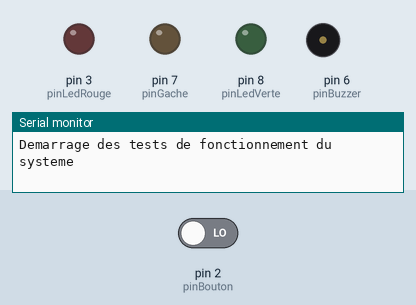
Recording of a sketch running on a simulated Arduino Uno, built for the host (arithmetic inside an expression is 32-bit, double 64-bit). Shown: output pins drawn as LEDs (lit = HIGH), buzzer (waves = sounding, pin HIGH), the last lines printed to the serial monitor. The test bench sets the inputs (shaded band); at power-on: pin 2 (pinBouton) LOW. WiFi joins after 1.5 s; servers stay silent unless stated; uploads are accepted with an empty reply.

Above: at 0.1 s.
At 6.5 s:
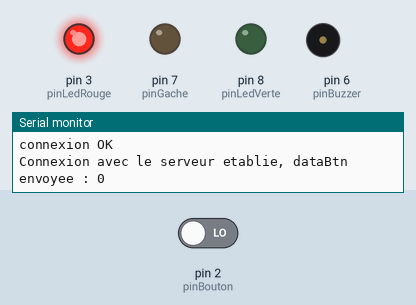
Timing chart, 0 to 8.0 s (numbered marks = the images above):
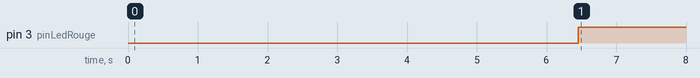

Measured:
- by itself, pin 3 (pinLedRouge): LOW → HIGH at 6.5 s

The sketch:

Programme-Serrure_sans_contact.ino
```cpp
//Introduction des librairies
#include <SoftwareSerial.h>
#include <SPI.h>
#include <Ethernet2.h>

// Initialisation des chaines de caractères
String txt = "";
String data = "";

// Déclaration des constantes (broches des composants)
const int pinBuzzer = 6;
const int pinLedRouge = 3;
const int pinLedVerte = 8;
const int pinGache = 7;
const int pinBouton = 2;

// Déclaration des variables
int dataB = 0;
int dataBtn = 0;
int positiondata = 0;
int debutdata = 0;
int findata = 0;
int dataE = 0;

// Définition des broches nécéssaires pour la communication bluetooth
#define BT_TX 4
#define BT_RX 5

// Initialisation de la variable correspondant à l'adresse MAC du shield Ethernet
byte mac[] = {0x90, 0xA2, 0xDA, 0x10, 0x09, 0x99};

// Initialisation de la variable correspondant à l'adresse IP du serveur
char server[] = "example.com";

// Initialisation du liaison Ethernet
EthernetClient client;

// Initialisation de la liaison série nécéssaire pour la communication bluetooth
SoftwareSerial mySerial(BT_RX, BT_TX);

// Initialisation du système
void setup() {

  // Démarrage de la liaison série
  Serial.begin(9600);

  // Démarrage de la liaison série bluetooth
  mySerial.begin(9600);

  // Déclaration de l'état des composants
  pinMode(pinBuzzer, OUTPUT);
  pinMode(pinLedRouge, OUTPUT);
  pinMode(pinLedVerte, OUTPUT);
  pinMode(pinGache, OUTPUT);
  pinMode(pinBouton, INPUT);

  // Démarrage des tests de fonctionnement
  Serial.println("Demarrage des tests de fonctionnement du systeme");

  // Test de l'adresse MAC
  if (Ethernet.begin(mac) == 0) {
    Serial.println("Adresse MAC non renseignee ou fausse");
    //Signifie une durée infinie
    for (;;);
  }

  //Réinitialiser une seconde fois la carte Ethernet
  delay(1000);
  Serial.println("connexion...");

  // Test de récupération de la donnée dataE provenant du serveur alwaysdata
  if (client.connect(server, 80)) {
    Serial.println("connexion OK");
    //Faire une requête HTTP sur le serveur afin de récupérer la donnée de déverrouillage de la gache
    client.println("GET /data.txt HTTP/1.1");
    client.println("Host: texierelevesinrabelais.alwaysdata.net");
    Serial.println("Connexion avec le serveur etablie, dataE recuperee");
    client.println();
  }

  else {
    Serial.println("Echec de la connexion au serveur, dataE non recue");
  }

  dataBtn = digitalRead(pinBouton);

  //Test de l'envoie de la donnée dataBtn sur le serveur alwaysdata
  if (client.connect(server, 80)) {
    Serial.println("connexion OK");
    //Affectation de la variable correspondant à l'état du capteur de position sur le serveur grâce à une requette HTTP
    client.print("GET /posporte.php?DATA=");
    client.print(dataBtn);
    client.println(" HTTP/1.1");
    client.println("Host: texierelevesinrabelais.alwaysdata.net");
    Serial.print("Connexion avec le serveur etablie, dataBtn envoyee : ");
    Serial.println(dataBtn);
    client.println();
  }

  else {
    Serial.println("Echec de la connexion au serveur, dataBtn non envoyee");
  }

  // Effacer toutes les informations stockées en mémoire sur la carte pour libérer l'espace
  Serial.println("fin des tests de fonctionnement");
  client.stop();

}


void loop() {

  // Lecture du capteur de position de porte
  dataBtn = digitalRead(pinBouton);

  if (mySerial.available()) {
    dataB = mySerial.read();

    if (dataB == 1) {
      analogWrite(pinBuzzer, 100);
      delay(200);
      analogWrite(pinBuzzer, 0);;

      // Tant qu'une des deux variables dataE ou dataB est égale à 1, laisser la gache déverrouillée
      while (dataB == 1) {
        digitalWrite(pinLedVerte, HIGH);
        digitalWrite(pinLedRouge, LOW);
        digitalWrite(pinGache, HIGH);;
        dataB = 0;
      }

      // Si la gache était déverrouillée et que les deux variables dataE et dataB sont passées à 0, alors attendre 5 secondes avant de reverrouiller la gache
      delay(5000);
      analogWrite(pinBuzzer, 100);
      delay(200);
      analogWrite(pinBuzzer, 0);
      delay(100);
      analogWrite(pinBuzzer, 100);
      delay(200);
      analogWrite(pinBuzzer, 0);
    }

    // Si aucunne des deux variables dataE ou dataB est égale à 1, alors le programme verrouille la gache
    else {
      digitalWrite(pinLedVerte, LOW);
      digitalWrite(pinLedRouge, HIGH);
      digitalWrite(pinGache, LOW);
      analogWrite(pinBuzzer, 0);
    }
  }


  // Appel du sous programme permettant la reception de la donnée sur le serveur
  reception_donnee_http();


  // Entrée dans une boucle infinie
  for (;;) {
    while (client.available()) {
      char c = client.read();
      txt = txt + c;
      positiondata = txt.indexOf("DATA");
      debutdata = positiondata + 5;
      findata = debutdata + 1;
      data = txt.substring(debutdata, findata);
      // Conversion de la chaine de caractères contenant la donnée en entrée numérique
      dataE = data.toInt();
    }

    // Si le serveur est déconnecté, arrêter la communication et récupererla donnée "dataE" à partir des données reçues du serveur
    if (!client.connected()) {
      Serial.println();
      Serial.println("deconnexion.");
      //Localisation du mot "DATA" dans la chaine de carectères récupérés sur le serveur
      Serial.println(dataE);
      client.read();
      client.stop();
      //Réinitialisation des variables et chaines de caractères à leur valeurs initiale
      positiondata = 0;
      debutdata = 0;
      findata = 0;
      data = "";
      txt = "";

      // Sortie de la boucle infinie
      break;
    }
  }

  // Appel du sous programme permettant la reception de la donnée sur le serveur
  envoie_donnee_http();

  // Effacer toutes les informations stockées en mémoire sur la carte pour libérer l'espace
  delay(1000);

  // Si la connexion Bluetooth est disponible, affecter à la variable dataB le donnée reçue par bluetooth

  // Si dataE ou dataB = 1, déverrouiller la gâche
  if (dataE == 1) {
    analogWrite(pinBuzzer, 100);
    delay(200);
    analogWrite(pinBuzzer, 0);;

    digitalWrite(pinLedVerte, HIGH);
    digitalWrite(pinLedRouge, LOW);
    digitalWrite(pinGache, HIGH);

    // Si la gache était déverrouillée et que les deux variables dataE et dataB sont passées à 0, alors attendre 5 secondes avant de reverrouiller la gache
    delay(5000);
    analogWrite(pinBuzzer, 100);
    delay(200);
    analogWrite(pinBuzzer, 0);
    delay(100);
    analogWrite(pinBuzzer, 100);
    delay(200);
    analogWrite(pinBuzzer, 0);
    digitalWrite(pinLedVerte, LOW);
    digitalWrite(pinLedRouge, HIGH);
    digitalWrite(pinGache, LOW);
    analogWrite(pinBuzzer, 0);
  }

  // Si aucune des deux variables dataE ou dataB est égale à 1, alors le programme verrouille la gache
  else {
    digitalWrite(pinLedVerte, LOW);
    digitalWrite(pinLedRouge, HIGH);
    digitalWrite(pinGache, LOW);
    analogWrite(pinBuzzer, 0);
  }
}


// Fonction effectuant une requete HTTP sur le serveur pour récupérer la donnée dataE
void reception_donnee_http() {

  // Réinitialiser une seconde fois la carte Ethernet:
  delay(1000);
  Serial.println("connexion...");

  // Essais de connection au serveur du site internet
  if (client.connect(server, 80)) {
    Serial.println("connexion OK");
    //Faire une requête HTTP sur le serveur afin de récupérer la donnée de déverrouillage de la gache
    client.println("GET /data.txt HTTP/1.1");
    client.println("Host: texierelevesinrabelais.alwaysdata.net");
    Serial.println("Connexion avec le serveur etablie, dataE recuperee");
    client.println();
  }

  else
  {
    Serial.println("Echec de la connexion au serveur, dataE non recue");
  }
}

// Fonction effectuant une requete HTTP sur le serveur pour envoyer la donnée dataBtn
void envoie_donnee_http() {

  dataBtn = digitalRead(pinBouton);

  // Réinitialiser une seconde fois la carte Ethernet:
  delay(1000);
  Serial.println("connexion...");

  // Essais de connection au serveur du site internet
  if (client.connect(server, 80)) {
    Serial.println("connexion OK");
    // Affectation de la variable correspondant à l'état du capteur de position sur le serveur grâce à une requette HTTP
    client.print("GET /posporte.php?DATA=");
    client.print(dataBtn);
    client.println(" HTTP/1.1");
    client.println("Host: exemple.com");
    Serial.print("Connexion avec le serveur etablie, dataBtn envoyee : ");
    Serial.println(dataBtn);
    client.println();
  }

  else
  {
    Serial.println("Echec de la connexion au serveur, dataBtn non envoyee");
  }
  client.stop();
}
```
